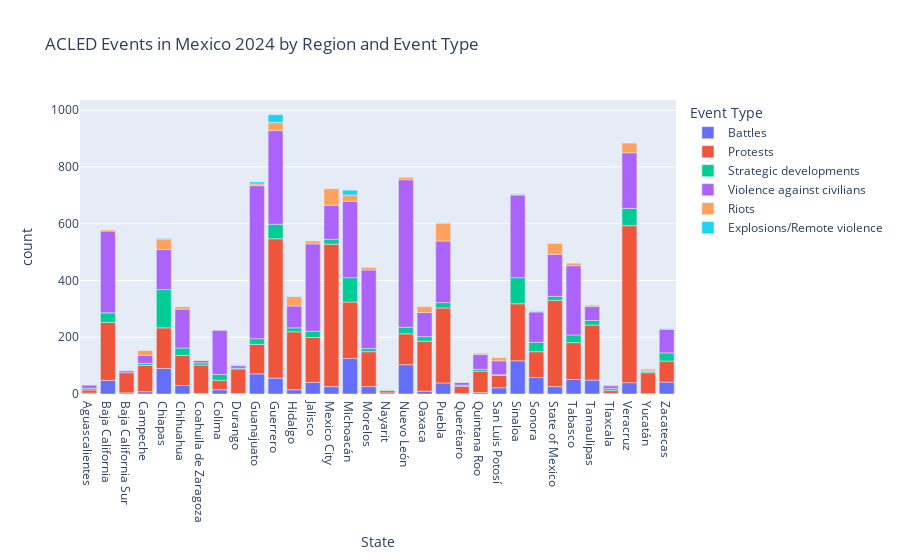

Notebook code cell kept with this figure:
### Markdown cell above
First, create a chart that shows the ACLED events in Mexico in 2024 by region and event type.

### Code cell
bar = px.bar(
    mexico_clean,
    x = "State",
    y = "count",
    color = "event_type",
    title = "ACLED Events in Mexico 2024 by Region and Event Type",
    labels = {"event_type" : "Event Type"}
)

bar.show()

### Figure 1 — Plotly figure (JSON) as saved in the notebook; plotly's stock layout.template omitted (floating-point values rounded to 4 significant figures)
{"data": [{"alignmentgroup": "True", "hovertemplate": "Event Type=Battles<br>State=%{x}<br>count=%{y}<extra></extra>", "legendgroup": "Battles", "marker": {"color": "#636efa", "pattern": {"shape": ""}}, "name": "Battles", "offsetgroup": "Battles", "orientation": "v", "showlegend": true, "textposition": "auto", "type": "bar", "x": ["Aguascalientes", "Baja California", "Baja California Sur", "Campeche", "Chiapas", "Chihuahua", "Coahuila de Zaragoza", "Colima", "Durango", "Guanajuato", "Guerrero", "Hidalgo", "Jalisco", "Mexico City", "Michoacán", "Morelos", "Nayarit", "Nuevo León", "Oaxaca", "Puebla", "Querétaro", "Quintana Roo", "San Luis Potosí", "Sinaloa", "Sonora", "State of Mexico", "Tabasco", "Tamaulipas", "Tlaxcala", "Veracruz", "Yucatán", "Zacatecas"], "xaxis": "x", "y": [3, 48, 4, 8, 90, 30, 2, 15, 2, 71, 56, 15, 41, 26, 125, 26, 4, 103, 10, 39, 2, 5, 22, 117, 58, 26, 51, 49, 2, 40, 1, 42], "yaxis": "y"}, {"alignmentgroup": "True", "hovertemplate": "Event Type=Protests<br>State=%{x}<br>count=%{y}<extra></extra>", "legendgroup": "Protests", "marker": {"color": "#EF553B", "pattern": {"shape": ""}}, "name": "Protests", "offsetgroup": "Protests", "orientation": "v", "showlegend": true, "textposition": "auto", "type": "bar", "x": ["Aguascalientes", "Baja California", "Baja California Sur", "Campeche", "Chiapas", "Chihuahua", "Coahuila de Zaragoza", "Colima", "Durango", "Guanajuato", "Guerrero", "Hidalgo", "Jalisco", "Mexico City", "Michoacán", "Morelos", "Nayarit", "Nuevo León", "Oaxaca", "Puebla", "Querétaro", "Quintana Roo", "San Luis Potosí", "Sinaloa", "Sonora", "State of Mexico", "Tabasco", "Tamaulipas", "Tlaxcala", "Veracruz", "Yucatán", "Zacatecas"], "xaxis": "x", "y": [11, 204, 71, 93, 143, 106, 100, 33, 86, 104, 491, 204, 158, 502, 199, 123, 8, 109, 176, 264, 25, 75, 44, 201, 91, 304, 130, 194, 10, 553, 74, 74], "yaxis": "y"}, {"alignmentgroup": "True", "hovertemplate": "Event Type=Strategic developments<br>State=%{x}<br>count=%{y}<extra></extra>", "legendgroup": "Strategic developments", "marker": {"color": "#00cc96", "pattern": {"shape": ""}}, "name": "Strategic developments", "offsetgroup": "Strategic developments", "orientation": "v", "showlegend": true, "textposition": "auto", "type": "bar", "x": ["Aguascalientes", "Baja California", "Campeche", "Chiapas", "Chihuahua", "Coahuila de Zaragoza", "Colima", "Durango", "Guanajuato", "Guerrero", "Hidalgo", "Jalisco", "Mexico City", "Michoacán", "Morelos", "Nayarit", "Nuevo León", "Oaxaca", "Puebla", "Querétaro", "Quintana Roo", "San Luis Potosí", "Sinaloa", "Sonora", "State of Mexico", "Tabasco", "Tamaulipas", "Tlaxcala", "Veracruz", "Yucatán", "Zacatecas"], "xaxis": "x", "y": [6, 34, 7, 135, 26, 8, 21, 3, 20, 51, 14, 22, 17, 86, 11, 2, 23, 16, 19, 4, 7, 2, 92, 33, 14, 27, 16, 7, 61, 4, 29], "yaxis": "y"}, {"alignmentgroup": "True", "hovertemplate": "Event Type=Violence against civilians<br>State=%{x}<br>count=%{y}<extra></extra>", "legendgroup": "Violence against civilians", "marker": {"color": "#ab63fa", "pattern": {"shape": ""}}, "name": "Violence against civilians", "offsetgroup": "Violence against civilians", "orientation": "v", "showlegend": true, "textposition": "auto", "type": "bar", "x": ["Aguascalientes", "Baja California", "Baja California Sur", "Campeche", "Chiapas", "Chihuahua", "Coahuila de Zaragoza", "Colima", "Durango", "Guanajuato", "Guerrero", "Hidalgo", "Jalisco", "Mexico City", "Michoacán", "Morelos", "Nayarit", "Nuevo León", "Oaxaca", "Puebla", "Querétaro", "Quintana Roo", "San Luis Potosí", "Sinaloa", "Sonora", "State of Mexico", "Tabasco", "Tamaulipas", "Tlaxcala", "Veracruz", "Yucatán", "Zacatecas"], "xaxis": "x", "y": [11, 288, 7, 28, 141, 137, 8, 156, 9, 539, 330, 77, 308, 120, 269, 277, 1, 520, 85, 217, 10, 52, 49, 291, 107, 148, 244, 49, 10, 196, 3, 83], "yaxis": "y"}, {"alignmentgroup": "True", "hovertemplate": "Event Type=Riots<br>State=%{x}<br>count=%{y}<extra></extra>", "legendgroup": "Riots", "marker": {"color": "#FFA15A", "pattern": {"shape": ""}}, "name": "Riots", "offsetgroup": "Riots", "orientation": "v", "showlegend": true, "textposition": "auto", "type": "bar", "x": ["Baja California", "Baja California Sur", "Campeche", "Chiapas", "Chihuahua", "Coahuila de Zaragoza", "Colima", "Durango", "Guanajuato", "Guerrero", "Hidalgo", "Jalisco", "Mexico City", "Michoacán", "Morelos", "Nuevo León", "Oaxaca", "Puebla", "Querétaro", "Quintana Roo", "San Luis Potosí", "Sinaloa", "Sonora", "State of Mexico", "Tabasco", "Tamaulipas", "Tlaxcala", "Veracruz", "Yucatán"], "xaxis": "x", "y": [4, 1, 17, 36, 8, 2, 1, 2, 6, 29, 33, 10, 58, 22, 9, 8, 21, 63, 1, 5, 11, 3, 2, 38, 9, 5, 3, 34, 6], "yaxis": "y"}, {"alignmentgroup": "True", "hovertemplate": "Event Type=Explosions/Remote violence<br>State=%{x}<br>count=%{y}<extra></extra>", "legendgroup": "Explosions/Remote violence", "marker": {"color": "#19d3f3", "pattern": {"shape": ""}}, "name": "Explosions/Remote violence", "offsetgroup": "Explosions/Remote violence", "orientation": "v", "showlegend": true, "textposition": "auto", "type": "bar", "x": ["Chiapas", "Durango", "Guanajuato", "Guerrero", "Hidalgo", "Michoacán", "Puebla", "Sinaloa", "Sonora", "State of Mexico", "Zacatecas"], "xaxis": "x", "y": [3, 1, 7, 27, 1, 17, 1, 1, 2, 2, 2], "yaxis": "y"}], "layout": {"barmode": "relative", "legend": {"title": {"text": "Event Type"}, "tracegroupgap": 0}, "title": {"text": "ACLED Events in Mexico 2024 by Region and Event Type"}, "xaxis": {"anchor": "y", "domain": [0, 1], "title": {"text": "State"}}, "yaxis": {"anchor": "x", "domain": [0, 1], "title": {"text": "count"}}}}
